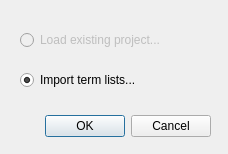
<?xml version="1.0" encoding="UTF-8"?>
<ui version="4.0">
 <class>Dialog</class>
 <widget class="QDialog" name="Dialog">
  <property name="geometry">
   <rect>
    <x>0</x>
    <y>0</y>
    <width>228</width>
    <height>154</height>
   </rect>
  </property>
  <property name="windowTitle">
   <string>Dialog</string>
  </property>
  <widget class="QDialogButtonBox" name="buttonBox">
   <property name="geometry">
    <rect>
     <x>40</x>
     <y>110</y>
     <width>171</width>
     <height>32</height>
    </rect>
   </property>
   <property name="orientation">
    <enum>Qt::Horizontal</enum>
   </property>
   <property name="standardButtons">
    <set>QDialogButtonBox::Cancel|QDialogButtonBox::Ok</set>
   </property>
  </widget>
  <widget class="QRadioButton" name="loadproject_rb">
   <property name="enabled">
    <bool>false</bool>
   </property>
   <property name="geometry">
    <rect>
     <x>20</x>
     <y>30</y>
     <width>166</width>
     <height>20</height>
    </rect>
   </property>
   <property name="text">
    <string>Load existing project...</string>
   </property>
   <attribute name="buttonGroup">
    <string notr="true">buttonGroup</string>
   </attribute>
  </widget>
  <widget class="QRadioButton" name="importterms_rb">
   <property name="geometry">
    <rect>
     <x>20</x>
     <y>70</y>
     <width>138</width>
     <height>20</height>
    </rect>
   </property>
   <property name="text">
    <string>Import term lists...</string>
   </property>
   <property name="checked">
    <bool>true</bool>
   </property>
   <attribute name="buttonGroup">
    <string notr="true">buttonGroup</string>
   </attribute>
  </widget>
 </widget>
 <resources/>
 <connections>
  <connection>
   <sender>buttonBox</sender>
   <signal>accepted()</signal>
   <receiver>Dialog</receiver>
   <slot>accept()</slot>
   <hints>
    <hint type="sourcelabel">
     <x>248</x>
     <y>254</y>
    </hint>
    <hint type="destinationlabel">
     <x>157</x>
     <y>274</y>
    </hint>
   </hints>
  </connection>
  <connection>
   <sender>buttonBox</sender>
   <signal>rejected()</signal>
   <receiver>Dialog</receiver>
   <slot>reject()</slot>
   <hints>
    <hint type="sourcelabel">
     <x>316</x>
     <y>260</y>
    </hint>
    <hint type="destinationlabel">
     <x>286</x>
     <y>274</y>
    </hint>
   </hints>
  </connection>
 </connections>
 <buttongroups>
  <buttongroup name="buttonGroup"/>
 </buttongroups>
</ui>
